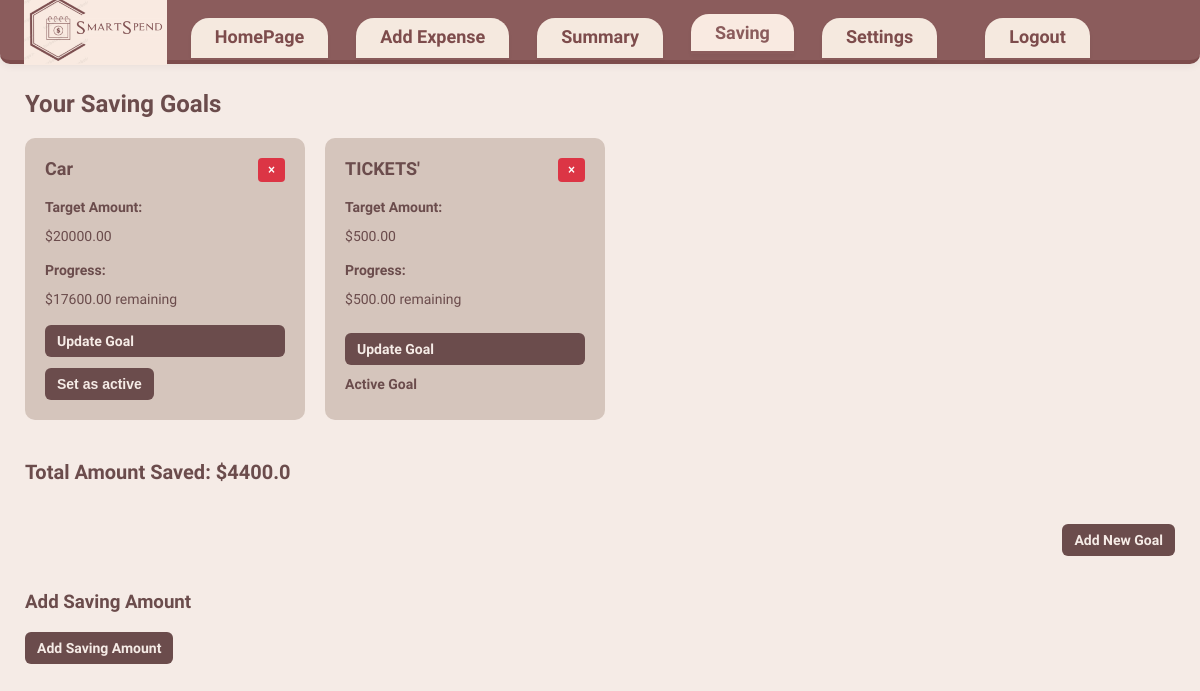
The page /saving on the database its author committed.
### tables this page shows
CREATE TABLE Goals (
                        id INTEGER PRIMARY KEY AUTOINCREMENT,
                        name TEXT,
                        target_amount REAL,
                        is_active BOOLEAN,
                        created_at TEXT,
                        updated_at TEXT
                    );

### app.py (the view)
@app.route('/saving')
def saving():
    with db_manager.connect() as conn:
        c = conn.cursor()
        c.execute('SELECT * FROM Goals')
        goals_raw = c.fetchall()
        c.execute('SELECT SUM(amount) FROM Expenses WHERE category = "saving"')
        total_saved = c.fetchone()[0] or 0.0
        goals = []
        for goal in goals_raw:
            goal_id = goal[0]
            target_amount = goal[2]
            c.execute('SELECT SUM(amount) FROM Expenses WHERE category = "saving" AND description = ?', (goal[1],))
            progress = c.fetchone()[0] or 0.0
            remaining = target_amount - progress
            if remaining < 0:
                remaining = 0.0
            new_goal = (goal[0], goal[1], goal[2], goal[3], remaining, goal[4], goal[5])
            goals.append(new_goal)
    return render_template('saving.html', goals=goals, total_saved=total_saved)

### app.py (called while the page is built)
    @contextmanager
    def connect(self):
        if not hasattr(self._local, 'connection'):
            self._local.connection = sqlite3.connect(self.db_name, check_same_thread=False)
            self._local.connection.row_factory = sqlite3.Row
        try:
            yield self._local.connection
        except Exception:
            self._local.connection.rollback()
            raise
        else:
            self._local.connection.commit()

### templates/saving.html (shortened to what this page needs)
<!DOCTYPE html>
<html lang="en">
<head>
  <link rel="stylesheet" href="{{ url_for('static', filename='saving.css') }}">
</head>
<body>
  <div class="main-content">
    <header class="navbar">
      <img src="{{ url_for('static', filename='logo.png') }}" alt="SmartSpend Logo" class="nav-logo">
      <nav>
        <a href="/home">HomePage</a>
        <a href="/add">Add Expense</a>
        <a href="/summary">Summary</a>
        <a href="/saving" class="active">Saving</a>
        <a href="/settings">Settings</a>
        <a href="/logout" style="float: right; margin-left: 20px;">Logout</a>
      </nav>
    </header>
    <main>
      <h2>Your Saving Goals</h2>
      <div class="goals-container">
        {% for goal in goals %}
          <div class="goal-card">
            <div style="display: flex; justify-content: space-between; align-items: flex-start;">
              <h3>{{ goal[1] }}</h3>
              <form action="/delete-goal/{{ goal[0] }}" method="POST" style="margin: 0;">
                <button type="submit" style="background-color: #dc3545; color: white; border: none; padding: 5px 10px; border-radius: 4px; cursor: pointer; font-size: 12px;" onclick="return confirm('Are you sure you want to delete this goal?')">×</button>
              </form>
            </div>
            <label>Target Amount:</label>
            <p>${{ "%.2f"|format(goal[2]) }}</p>
            <label>Progress:</label>
            <p>${{ "%.2f"|format(goal[4]) }} remaining</p>
            <div class="buttons">
              <label for="toggle-update-{{ goal[0] }}" class="toggle-label">Update Goal</label>
              {% if not goal[3] %}
                <form action="/set-active/{{ goal[0] }}" method="POST">
                  <button type="submit">Set as active</button>
                </form>
              {% else %}
                <p><strong>Active Goal</strong></p>
              {% endif %}
            </div>
          </div>
        {% endfor %}
      </div>
      <div class="total-saved">
        Total Amount Saved: <strong>${{ total_saved }}</strong>
      </div>
      <div class="add-goal-container">
        <label for="toggle-add-goal" class="toggle-label">Add New Goal</label>
      </div>
      <div class="add-saving-expense-container" style="margin-top: 30px;">
        <h3>Add Saving Amount</h3>
        <label for="toggle-add-saving" class="toggle-label">Add Saving Amount</label>
      </div>
    </main>
  </div>
</body>
</html>

### static/saving.css (style rules this page uses)
body { margin: 0; font-family: 'Work Sans', sans-serif; background-color: #f5ebe6; color: #6b4c4c; }
.navbar { background-color: #8b5c5c; display: flex; align-items: center; justify-content: flex-start; padding: 0; height: 60px; border-bottom: 4px solid #7d4c4c; border-radius: 0 0 10px 10px; box-shadow: 0 2px 8px rgba(0,0,0,0.06); margin-top: 0; position: fixed; top: 0; left: 0; right: 0; z-index: 1000; }
.nav-logo { height: 70px; margin-left: 24px; margin-right: 24px; }
.navbar nav { display: flex; gap: 18px; }
.navbar nav a { color: #7d4c4c; text-decoration: none; font-size: 18px; font-family: 'Baloo Bhai', cursive; font-weight: 700; background: #f5e9df; border-radius: 18px 18px 0 0; padding: 8px 24px; margin-right: 10px; box-shadow: 0 2px 4px rgba(0,0,0,0.04); border: none; transition: background 0.2s; position: relative; top: 8px; }
.navbar nav a.active, .navbar nav a:focus { background: #F9EAE1; color: #8b5c5c; border-bottom: 3px solid #8b5c5c; top: 4px; }
main { margin-top: 90px; margin-right: 25px; margin-left: 25px; }
main h2 { font-weight: 700; font-size: 24px; margin-bottom: 20px; }
.goals-container { display: flex; gap: 20px; flex-wrap: wrap; }
.goal-card { background-color: #D5C5BC; border-radius: 10px; padding: 20px; width: 280px; box-sizing: border-box; box-shadow: 0 px 5px rgba(107,76,76,0.3); display: flex; flex-direction: column; gap: 10px; }
.goal-card h3 { font-weight: 700; font-size: 18px; margin: 0 0 10px 0; }
.goal-card label { font-weight: 700; font-size: 14px; display: block; margin-bottom: 3px; }
.goal-card p { margin: 0 0 8px 0; font-size: 14px; }
.goal-card .buttons { display: flex; flex-direction: column; gap: 8px; margin-top: auto; }
.goal-card button { background-color: #6b4c4c; color: #f5ebe6; border: none; border-radius: 6px; padding: 8px 12px; font-weight: 600; cursor: pointer; transition: background-color 0.3s ease; font-size: 14px; }
.total-saved { margin-top: 40px; font-weight: 700; font-size: 20px; }
.total-saved strong { font-weight: 900; }
.add-goal-container { margin-top: 40px; display: flex; justify-content: flex-end; align-items: center; gap: 10px; }
form button { background-color: #6b4c4c; color: #f5ebe6; border: none; border-radius: 6px; padding: 8px 12px; font-weight: 600; cursor: pointer; transition: background-color 0.3s ease; font-size: 14px; }

### templates/saving.html (style rules this page uses)
.toggle-label { cursor: pointer; color: #f5ebe6; font-weight: 700; background-color: #6b4c4c; border-radius: 6px; padding: 8px 12px; text-decoration: none; margin-bottom: 5px; display: inline-block; border: none; font-size: 14px; user-select: none; transition: background-color 0.3s ease; }

### rows shown on the page
Goals: name "Car", target_amount "20000.00", goal "17600.00"
Goals: name "TICKETS'", target_amount "500.00", is_active "Active Goal"

### other values the page prints
{{ total_saved }} "4400.0"
